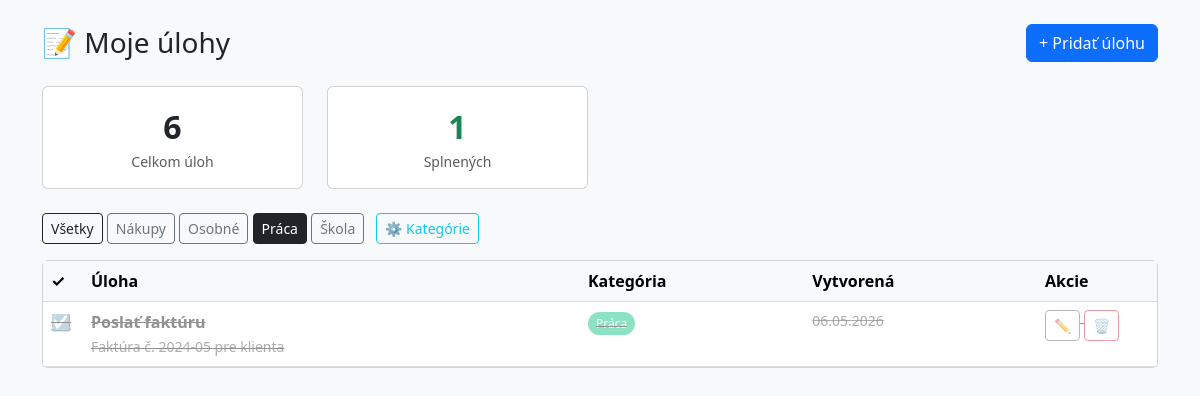
The app's page /index.php?kategoria=2 with its own data.
### tables this page shows
CREATE TABLE IF NOT EXISTS kategorie (
  id        INT AUTO_INCREMENT PRIMARY KEY,
  nazov     VARCHAR(100) NOT NULL,
  farba     VARCHAR(7)   NOT NULL DEFAULT '#6c757d'
   
);

CREATE TABLE IF NOT EXISTS ulohy (
  id              INT AUTO_INCREMENT PRIMARY KEY,
  nazov           VARCHAR(255) NOT NULL,
  popis           TEXT,
  hotova          TINYINT(1)   NOT NULL DEFAULT 0,   
  kategoria_id    INT,
  datum_vytvorenia DATETIME    NOT NULL DEFAULT CURRENT_TIMESTAMP,
  FOREIGN KEY (kategoria_id) REFERENCES kategorie(id) ON DELETE SET NULL
);

### index.php (the view, shortened to what this page needs)
<?php
include "db.php";
$filter_kategoria = isset($_GET['kategoria']) ? (int)$_GET['kategoria'] : 0;
$sql = "
    SELECT u.*, k.nazov AS kat_nazov, k.farba AS kat_farba
    FROM ulohy u
    LEFT JOIN kategorie k ON u.kategoria_id = k.id
";
if ($filter_kategoria > 0) {
    $sql .= " WHERE u.kategoria_id = $filter_kategoria";
}
$sql .= " ORDER BY u.hotova ASC, u.datum_vytvorenia DESC";
$vysledok = mysqli_query($conn, $sql);
$kategorie = mysqli_query($conn, "SELECT * FROM kategorie ORDER BY nazov");
$stat = mysqli_query($conn, "SELECT COUNT(*) as celkom, SUM(hotova) as splnene FROM ulohy");
$stat_row = mysqli_fetch_assoc($stat);
?>
<!DOCTYPE html>
<html lang="sk">
<head>
  <link href="https://cdn.jsdelivr.net/npm/bootstrap@5.3.0/dist/css/bootstrap.min.css" rel="stylesheet">
</head>
<body class="bg-light">
<div class="container py-4">
  <div class="d-flex justify-content-between align-items-center mb-4">
    <h1 class="h3 mb-0">📝 Moje úlohy</h1>
    <a href="pridat.php" class="btn btn-primary">+ Pridať úlohu</a>
  </div>
  <div class="row mb-4">
    <div class="col-6 col-md-3">
      <div class="card text-center p-3">
        <div class="fs-2 fw-bold"><?= $stat_row['celkom'] ?></div>
        <div class="text-muted small">Celkom úloh</div>
      </div>
    </div>
    <div class="col-6 col-md-3">
      <div class="card text-center p-3">
        <div class="fs-2 fw-bold text-success"><?= (int)$stat_row['splnene'] ?></div>
        <div class="text-muted small">Splnených</div>
      </div>
    </div>
  </div>
  <div class="mb-3">
    <a href="index.php" class="btn btn-sm <?= $filter_kategoria == 0 ? 'btn-dark' : 'btn-outline-dark' ?>">
      Všetky
    </a>
    <?php
    mysqli_data_seek($kategorie, 0);
    while ($kat = mysqli_fetch_assoc($kategorie)):
    ?>
      <a href="index.php?kategoria=<?= $kat['id'] ?>"
         class="btn btn-sm <?= $filter_kategoria == $kat['id'] ? 'btn-dark' : 'btn-outline-secondary' ?>">
        <?= htmlspecialchars($kat['nazov']) ?>
      </a>
    <?php endwhile; ?>
    <a href="kategorie.php" class="btn btn-sm btn-outline-info ms-2">⚙ Kategórie</a>
  </div>
  <div class="card">
    <table class="table table-hover mb-0">
      <thead class="table-light">
        <tr>
          <th width="40">✓</th>
          <th>Úloha</th>
          <th>Kategória</th>
          <th>Vytvorená</th>
          <th width="120">Akcie</th>
        </tr>
      </thead>
      <tbody>
        <?php while ($uloha = mysqli_fetch_assoc($vysledok)): ?>
          <tr class="<?= $uloha['hotova'] ? 'uloha-splnena' : '' ?>">
            <td>
              <a href="index.php?toggle=<?= $uloha['id'] ?>" title="Označiť">
                <?= $uloha['hotova'] ? '☑' : '☐' ?>
              </a>
            </td>
            <td>
              <strong><?= htmlspecialchars($uloha['nazov']) ?></strong>
              <?php if ($uloha['popis']): ?>
                <br><small class="text-muted"><?= htmlspecialchars($uloha['popis']) ?></small>
              <?php endif; ?>
            </td>
            <td>
              <?php if ($uloha['kat_nazov']): ?>
                <span class="kat-badge" style="background:<?= $uloha['kat_farba'] ?>">
                  <?= htmlspecialchars($uloha['kat_nazov']) ?>
                </span>
              <?php else: ?>
                <span class="text-muted small">—</span>
              <?php endif; ?>
            </td>
            <td class="text-muted small">
              <?= date('d.m.Y', strtotime($uloha['datum_vytvorenia'])) ?>
            </td>
            <td>
              <a href="upravit.php?id=<?= $uloha['id'] ?>" class="btn btn-sm btn-outline-secondary">✏</a>
              <a href="zmazat.php?id=<?= $uloha['id'] ?>"
                 class="btn btn-sm btn-outline-danger"
                 onclick="return confirm('Naozaj zmazať túto úlohu?')">🗑</a>
            </td>
          </tr>
        <?php endwhile; ?>
      </tbody>
    </table>
  </div>
</div>
</body>
</html>

### index.php (style rules this page uses)
.uloha-splnena td { opacity: 0.5; text-decoration: line-through; }
.kat-badge { font-size: 0.75rem; padding: 3px 8px; border-radius: 12px; color: #fff; }

### records on screen
kategorie: nazov "Nákupy"
kategorie: nazov "Osobné"
kategorie: nazov "Práca"
kategorie: nazov "Škola"
ulohy: nazov "Poslať faktúru", popis "Faktúra č. 2024-05 pre klienta", kategoria.nazov "Práca", datum_vytvorenia "06.05.2026"

### other values on screen
$stat_row['celkom'] "6"
$stat_row['splnene'] "1"
